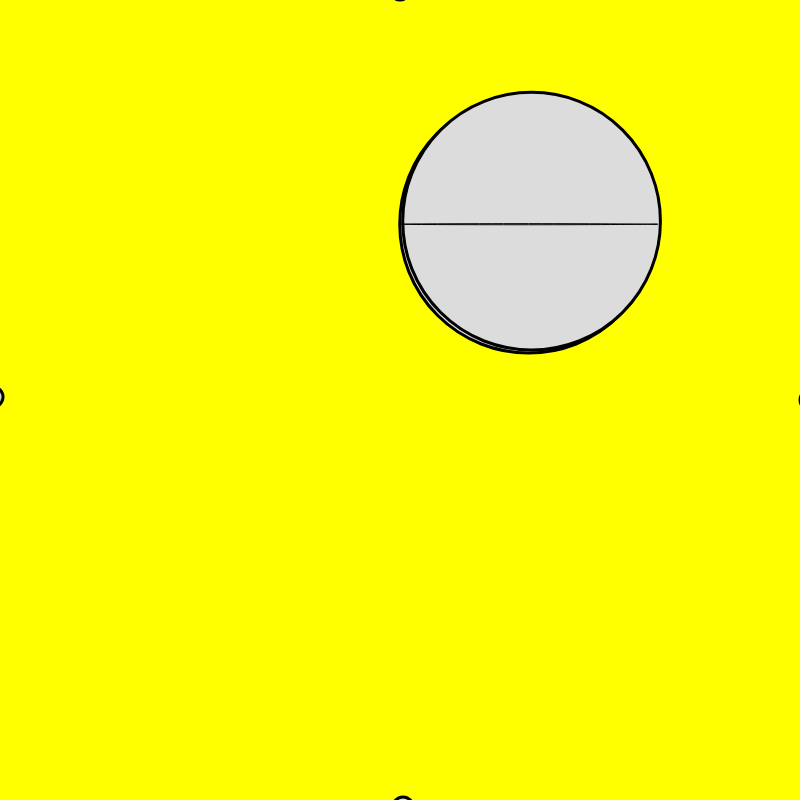
Frame 1 (no input)
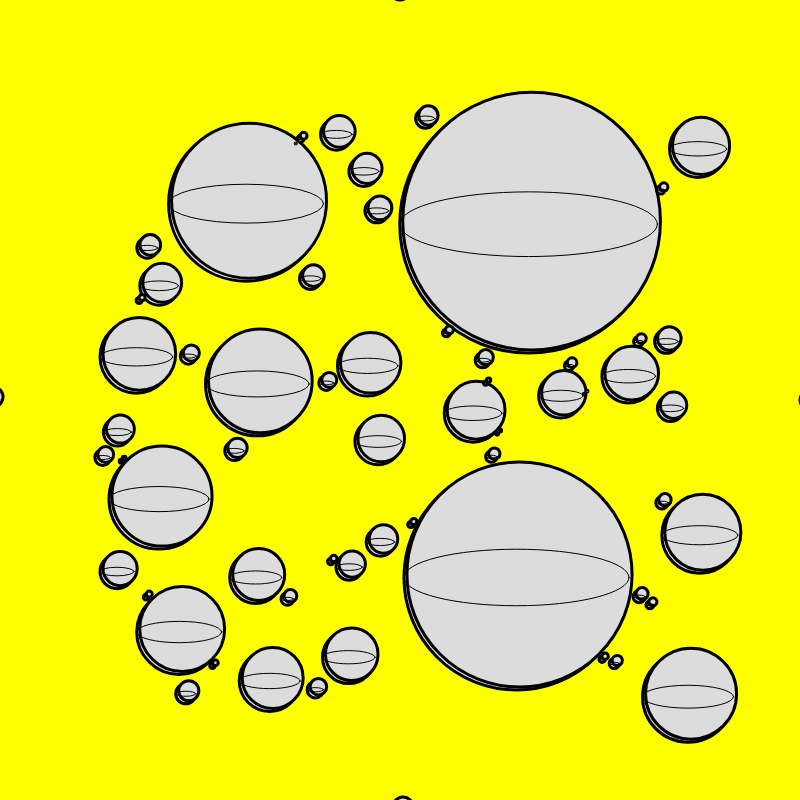
Frame 60 (no input)
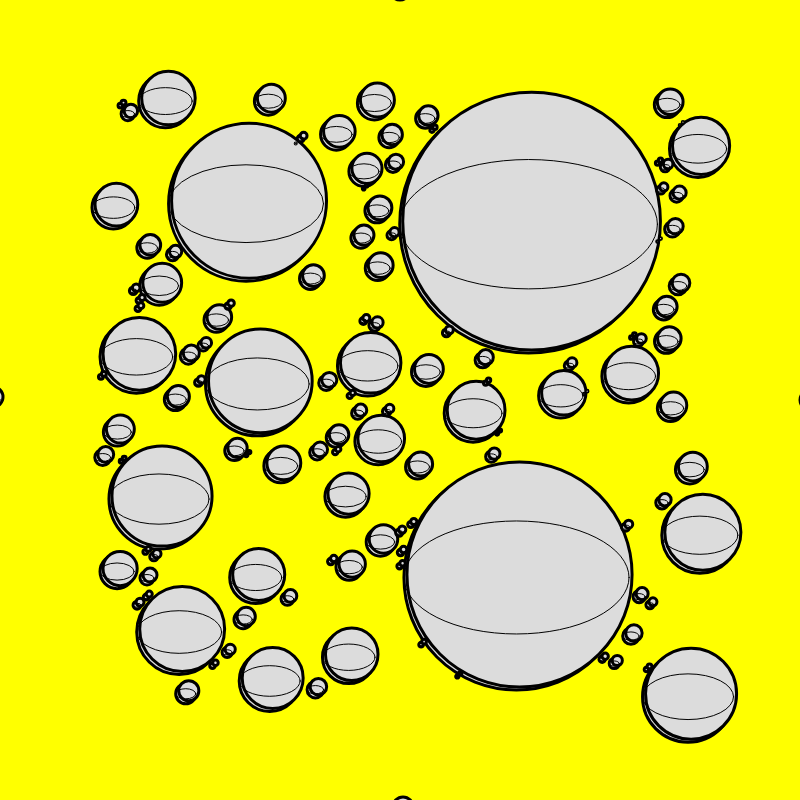
Frame 120 (the mouse pressed at the canvas centre since frame 60)

The p5.js sketch that drew these frames (run headless with seeded random() and noise() and a simulated clock; from frame 60 on, the mouse is pressed at the canvas centre):

// p5.js sketch
// ── sketch.js
var n;
var circles = [];

// this doesn't look right -- initial circles could be bigger


function setup() {
  createCanvas(800, 800);
  smooth();
  // noLoop();
  
  n = 1600;
  
  // put bounding circles
  circles.push(new Circ(-10, height/2, 20));
  circles.push(new Circ(width+10, height/2, 20));
  circles.push(new Circ(width/2, -10, 20));
  circles.push(new Circ(width/2, height+10, 20));
  
  //for (var i=0; i<n; i++) {
    //circles.push(new Circ());  
  //}
}

function draw() {
  if (circles.length < n) {
    circles.push(new Circ());  
  }
  
  // background(220,0,0);
    background("#ffff00");

  for (var i=0; i<circles.length; i++) {
    circles[i].draw();
  }
}

function distBetweenCircles(circle1, circle2) {
  return (dist(circle1.x, circle1.y, circle2.x, circle2.y) - 0.5*(circle1.r + circle2.r));
}
  
function Circ(x_, y_, r_) {
  
  if (x_===undefined) {
    do {
      done = true;
      this.x = random(100,700)
      this.y = random(100,700);
      this.r = 1;
      
      minDist = width;
      for (var i=0; i<circles.length; i++) {
        var dOther = distBetweenCircles(this, circles[i]);
        if (dOther < 0) done = false;
        else {
          if (dOther < minDist) minDist = dOther;
        }
      }
    } while(!done);
    this.r += minDist;
  }
  else {
    this.x = x_;
    this.y = y_;
    this.r = r_;
  }

  this.draw = function() {
    push();
    translate(this.x, this.y);

    noFill();
    stroke(0);
   push();
    strokeWeight(3)
    fill(220)
    ellipse(0, 0, this.r, this.r);
        ellipse(3,-3, this.r, this.r);

    pop()
    
    ellipse(0, 0, this.r, this.r * noise(100,100) * frameCount * 0.02 );
    pop()
  }
}
